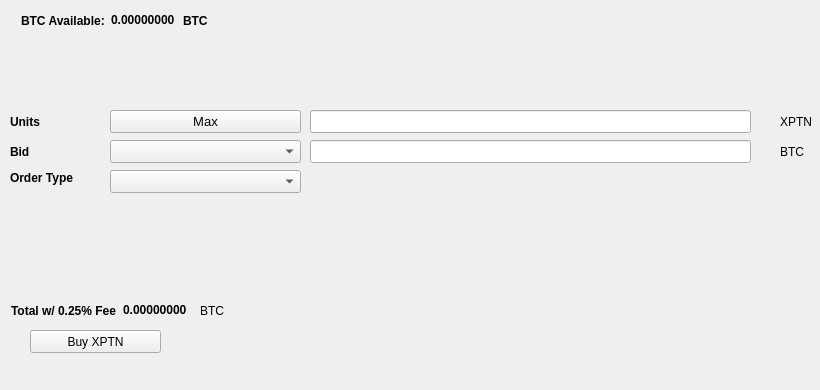
   <widget class="QWidget" name="BuyTab">
    <attribute name="title">
     <string>Buy</string>
    </attribute>
    <widget class="QPushButton" name="BuyXPTN">
     <property name="geometry">
      <rect>
       <x>30</x>
       <y>330</y>
       <width>131</width>
       <height>23</height>
      </rect>
     </property>
     <property name="text">
      <string>Buy XPTN</string>
     </property>
     <property name="icon">
      <iconset resource="../putin.qrc">
       <normaloff>:/icons/bitcoin</normaloff>:/icons/bitcoin</iconset>
     </property>
    </widget>
    <widget class="QLabel" name="label_3">
     <property name="geometry">
      <rect>
       <x>10</x>
       <y>110</y>
       <width>46</width>
       <height>23</height>
      </rect>
     </property>
     <property name="font">
      <font>
       <weight>75</weight>
       <bold>true</bold>
      </font>
     </property>
     <property name="text">
      <string>Units</string>
     </property>
    </widget>
    <widget class="QLineEdit" name="UnitsInput">
     <property name="geometry">
      <rect>
       <x>310</x>
       <y>110</y>
       <width>441</width>
       <height>23</height>
      </rect>
     </property>
     <property name="font">
      <font>
       <pointsize>9</pointsize>
       <weight>75</weight>
       <bold>true</bold>
      </font>
     </property>
    </widget>
    <widget class="QLineEdit" name="BuyBidPriceEdit">
     <property name="geometry">
      <rect>
       <x>310</x>
       <y>140</y>
       <width>441</width>
       <height>23</height>
      </rect>
     </property>
     <property name="font">
      <font>
       <pointsize>9</pointsize>
       <weight>75</weight>
       <bold>true</bold>
      </font>
     </property>
    </widget>
    <widget class="QLabel" name="label_4">
     <property name="geometry">
      <rect>
       <x>780</x>
       <y>110</y>
       <width>31</width>
       <height>23</height>
      </rect>
     </property>
     <property name="text">
      <string>XPTN</string>
     </property>
    </widget>
    <widget class="QLabel" name="label_5">
     <property name="geometry">
      <rect>
       <x>780</x>
       <y>140</y>
       <width>31</width>
       <height>23</height>
      </rect>
     </property>
     <property name="text">
      <string>BTC</string>
     </property>
    </widget>
    <widget class="QLabel" name="label_6">
     <property name="geometry">
      <rect>
       <x>10</x>
       <y>140</y>
       <width>46</width>
       <height>23</height>
      </rect>
     </property>
     <property name="font">
      <font>
       <weight>75</weight>
       <bold>true</bold>
      </font>
     </property>
     <property name="text">
      <string>Bid</string>
     </property>
    </widget>
    <widget class="QLabel" name="label_7">
     <property name="geometry">
      <rect>
       <x>10</x>
       <y>170</y>
       <width>91</width>
       <height>16</height>
      </rect>
     </property>
     <property name="font">
      <font>
       <weight>75</weight>
       <bold>true</bold>
      </font>
     </property>
     <property name="text">
      <string>Order Type</string>
     </property>
    </widget>
    <widget class="QPushButton" name="Buy_Max_Amount">
     <property name="geometry">
      <rect>
       <x>110</x>
       <y>110</y>
       <width>191</width>
       <height>23</height>
      </rect>
     </property>
     <property name="font">
      <font>
       <pointsize>10</pointsize>
      </font>
     </property>
     <property name="text">
      <string>Max</string>
     </property>
    </widget>
    <widget class="QComboBox" name="BuyBidcomboBox">
     <property name="geometry">
      <rect>
       <x>110</x>
       <y>140</y>
       <width>191</width>
       <height>23</height>
      </rect>
     </property>
     <property name="font">
      <font>
       <pointsize>10</pointsize>
      </font>
     </property>
    </widget>
    <widget class="QComboBox" name="buyOrdertypeCombo">
     <property name="geometry">
      <rect>
       <x>110</x>
       <y>170</y>
       <width>191</width>
       <height>23</height>
      </rect>
     </property>
     <property name="font">
      <font>
       <pointsize>10</pointsize>
      </font>
     </property>
    </widget>
    <widget class="QWidget" name="layoutWidget1">
     <property name="geometry">
      <rect>
       <x>21</x>
       <y>11</y>
       <width>227</width>
       <height>19</height>
      </rect>
     </property>
     <layout class="QHBoxLayout" name="horizontalLayout_3">
      <item>
       <widget class="QLabel" name="label232">
        <property name="font">
         <font>
          <weight>75</weight>
          <bold>true</bold>
         </font>
        </property>
        <property name="text">
         <string>BTC Available:</string>
        </property>
       </widget>
      </item>
      <item>
       <widget class="QLabel" name="BtcAvailableLbl">
        <property name="palette">
         <palette>
          <active>
           <colorrole role="WindowText">
            <brush brushstyle="SolidPattern">
             <color alpha="255">
              <red>0</red>
              <green>0</green>
              <blue>0</blue>
             </color>
            </brush>
           </colorrole>
           <colorrole role="Button">
            <brush brushstyle="SolidPattern">
             <color alpha="255">
              <red>0</red>
              <green>170</green>
              <blue>0</blue>
             </color>
            </brush>
           </colorrole>
           <colorrole role="Light">
            <brush brushstyle="SolidPattern">
             <color alpha="255">
              <red>0</red>
              <green>255</green>
              <blue>0</blue>
             </color>
            </brush>
           </colorrole>
           <colorrole role="Midlight">
            <brush brushstyle="SolidPattern">
             <color alpha="255">
              <red>0</red>
              <green>212</green>
              <blue>0</blue>
             </color>
            </brush>
           </colorrole>
           <colorrole role="Dark">
            <brush brushstyle="SolidPattern">
             <color alpha="255">
              <red>0</red>
              <green>85</green>
              <blue>0</blue>
             </color>
            </brush>
           </colorrole>
           <colorrole role="Mid">
            <brush brushstyle="SolidPattern">
             <color alpha="255">
              <red>0</red>
              <green>113</green>
              <blue>0</blue>
             </color>
            </brush>
           </colorrole>
           <colorrole role="Text">
            <brush brushstyle="SolidPattern">
             <color alpha="255">
              <red>0</red>
              <green>170</green>
              <blue>0</blue>
             </color>
            </brush>
           </colorrole>
           <colorrole role="BrightText">
            <brush brushstyle="SolidPattern">
             <color alpha="255">
              <red>255</red>
              <green>255</green>
              <blue>255</blue>
             </color>
            </brush>
           </colorrole>
           <colorrole role="ButtonText">
            <brush brushstyle="SolidPattern">
             <color alpha="255">
              <red>0</red>
              <green>0</green>
              <blue>0</blue>
             </color>
            </brush>
           </colorrole>
           <colorrole role="Base">
            <brush brushstyle="SolidPattern">
             <color alpha="255">
              <red>255</red>
              <green>255</green>
              <blue>255</blue>
             </color>
            </brush>
           </colorrole>
           <colorrole role="Window">
            <brush brushstyle="SolidPattern">
             <color alpha="255">
              <red>0</red>
              <green>170</green>
              <blue>0</blue>
             </color>
            </brush>
           </colorrole>
           <colorrole role="Shadow">
            <brush brushstyle="SolidPattern">
             <color alpha="255">
              <red>0</red>
              <green>0</green>
              <blue>0</blue>
             </color>
            </brush>
           </colorrole>
           <colorrole role="AlternateBase">
            <brush brushstyle="SolidPattern">
             <color alpha="255">
              <red>127</red>
              <green>212</green>
              <blue>127</blue>
             </color>
            </brush>
           </colorrole>
           <colorrole role="ToolTipBase">
            <brush brushstyle="SolidPattern">
             <color alpha="255">
              <red>255</red>
              <green>255</green>
              <blue>220</blue>
             </color>
            </brush>
           </colorrole>
           <colorrole role="ToolTipText">
            <brush brushstyle="SolidPattern">
             <color alpha="255">
              <red>0</red>
              <green>0</green>
              <blue>0</blue>
             </color>
            </brush>
           </colorrole>
          </active>
          <inactive>
           <colorrole role="WindowText">
            <brush brushstyle="SolidPattern">
             <color alpha="255">
              <red>0</red>
              <green>0</green>
              <blue>0</blue>
             </color>
            </brush>
           </colorrole>
           <colorrole role="Button">
            <brush brushstyle="SolidPattern">
             <color alpha="255">
              <red>0</red>
              <green>170</green>
              <blue>0</blue>
             </color>
            </brush>
           </colorrole>
           <colorrole role="Light">
            <brush brushstyle="SolidPattern">
             <color alpha="255">
              <red>0</red>
              <green>255</green>
              <blue>0</blue>
             </color>
            </brush>
           </colorrole>
           <colorrole role="Midlight">
            <brush brushstyle="SolidPattern">
             <color alpha="255">
              <red>0</red>
              <green>212</green>
              <blue>0</blue>
             </color>
            </brush>
           </colorrole>
           <colorrole role="Dark">
            <brush brushstyle="SolidPattern">
             <color alpha="255">
              <red>0</red>
              <green>85</green>
              <blue>0</blue>
             </color>
            </brush>
           </colorrole>
           <colorrole role="Mid">
            <brush brushstyle="SolidPattern">
             <color alpha="255">
              <red>0</red>
              <green>113</green>
              <blue>0</blue>
             </color>
            </brush>
           </colorrole>
           <colorrole role="Text">
            <brush brushstyle="SolidPattern">
             <color alpha="255">
              <red>0</red>
              <green>170</green>
              <blue>0</blue>
             </color>
            </brush>
           </colorrole>
           <colorrole role="BrightText">
            <brush brushstyle="SolidPattern">
             <color alpha="255">
              <red>255</red>
              <green>255</green>
              <blue>255</blue>
             </color>
            </brush>
           </colorrole>
           <colorrole role="ButtonText">
            <brush brushstyle="SolidPattern">
             <color alpha="255">
              <red>0</red>
              <green>0</green>
              <blue>0</blue>
             </color>
            </brush>
           </colorrole>
           <colorrole role="Base">
            <brush brushstyle="SolidPattern">
             <color alpha="255">
              <red>255</red>
              <green>255</green>
              <blue>255</blue>
             </color>
            </brush>
           </colorrole>
           <colorrole role="Window">
            <brush brushstyle="SolidPattern">
             <color alpha="255">
              <red>0</red>
              <green>170</green>
              <blue>0</blue>
             </color>
            </brush>
           </colorrole>
           <colorrole role="Shadow">
            <brush brushstyle="SolidPattern">
             <color alpha="255">
              <red>0</red>
              <green>0</green>
              <blue>0</blue>
             </color>
            </brush>
           </colorrole>
           <colorrole role="AlternateBase">
            <brush brushstyle="SolidPattern">
             <color alpha="255">
              <red>127</red>
              <green>212</green>
              <blue>127</blue>
             </color>
            </brush>
           </colorrole>
           <colorrole role="ToolTipBase">
            <brush brushstyle="SolidPattern">
             <color alpha="255">
              <red>255</red>
              <green>255</green>
              <blue>220</blue>
             </color>
            </brush>
           </colorrole>
           <colorrole role="ToolTipText">
            <brush brushstyle="SolidPattern">
             <color alpha="255">
              <red>0</red>
              <green>0</green>
              <blue>0</blue>
             </color>
            </brush>
           </colorrole>
          </inactive>
          <disabled>
           <colorrole role="WindowText">
            <brush brushstyle="SolidPattern">
             <color alpha="255">
              <red>0</red>
              <green>85</green>
              <blue>0</blue>
             </color>
            </brush>
           </colorrole>
           <colorrole role="Button">
            <brush brushstyle="SolidPattern">
             <color alpha="255">
              <red>0</red>
              <green>170</green>
              <blue>0</blue>
             </color>
            </brush>
           </colorrole>
           <colorrole role="Light">
            <brush brushstyle="SolidPattern">
             <color alpha="255">
              <red>0</red>
              <green>255</green>
              <blue>0</blue>
             </color>
            </brush>
           </colorrole>
           <colorrole role="Midlight">
            <brush brushstyle="SolidPattern">
             <color alpha="255">
              <red>0</red>
              <green>212</green>
              <blue>0</blue>
             </color>
            </brush>
           </colorrole>
           <colorrole role="Dark">
            <brush brushstyle="SolidPattern">
             <color alpha="255">
              <red>0</red>
              <green>85</green>
              <blue>0</blue>
             </color>
            </brush>
           </colorrole>
           <colorrole role="Mid">
            <brush brushstyle="SolidPattern">
             <color alpha="255">
              <red>0</red>
              <green>113</green>
              <blue>0</blue>
             </color>
            </brush>
           </colorrole>
           <colorrole role="Text">
            <brush brushstyle="SolidPattern">
             <color alpha="255">
              <red>0</red>
              <green>85</green>
              <blue>0</blue>
             </color>
            </brush>
           </colorrole>
           <colorrole role="BrightText">
            <brush brushstyle="SolidPattern">
             <color alpha="255">
              <red>255</red>
              <green>255</green>
              <blue>255</blue>
             </color>
            </brush>
           </colorrole>
           <colorrole role="ButtonText">
            <brush brushstyle="SolidPattern">
             <color alpha="255">
              <red>0</red>
              <green>85</green>
              <blue>0</blue>
             </color>
            </brush>
           </colorrole>
           <colorrole role="Base">
            <brush brushstyle="SolidPattern">
             <color alpha="255">
              <red>0</red>
              <green>170</green>
              <blue>0</blue>
             </color>
            </brush>
           </colorrole>
           <colorrole role="Window">
            <brush brushstyle="SolidPattern">
             <color alpha="255">
              <red>0</red>
              <green>170</green>
              <blue>0</blue>
             </color>
            </brush>
           </colorrole>
           <colorrole role="Shadow">
            <brush brushstyle="SolidPattern">
             <color alpha="255">
              <red>0</red>
              <green>0</green>
              <blue>0</blue>
             </color>
            </brush>
           </colorrole>
           <colorrole role="AlternateBase">
            <brush brushstyle="SolidPattern">
             <color alpha="255">
              <red>0</red>
              <green>170</green>
              <blue>0</blue>
             </color>
            </brush>
           </colorrole>
           <colorrole role="ToolTipBase">
            <brush brushstyle="SolidPattern">
             <color alpha="255">
              <red>255</red>
              <green>255</green>
              <blue>220</blue>
             </color>
            </brush>
           </colorrole>
           <colorrole role="ToolTipText">
            <brush brushstyle="SolidPattern">
             <color alpha="255">
              <red>0</red>
              <green>0</green>
              <blue>0</blue>
             </color>
            </brush>
           </colorrole>
          </disabled>
         </palette>
        </property>
        <property name="font">
         <font>
          <weight>75</weight>
          <bold>true</bold>
         </font>
        </property>
        <property name="text">
         <string>0.00000000</string>
        </property>
        <property name="textInteractionFlags">
         <set>Qt::LinksAccessibleByMouse|Qt::TextSelectableByKeyboard|Qt::TextSelectableByMouse</set>
        </property>
       </widget>
      </item>
      <item>
       <widget class="QLabel" name="BtcAvailableLbl_2">
        <property name="font">
         <font>
          <weight>75</weight>
          <bold>true</bold>
         </font>
        </property>
        <property name="text">
         <string>BTC</string>
        </property>
       </widget>
      </item>
     </layout>
    </widget>
    <widget class="QWidget" name="layoutWidge2">
     <property name="geometry">
      <rect>
       <x>11</x>
       <y>301</y>
       <width>259</width>
       <height>19</height>
      </rect>
     </property>
     <layout class="QHBoxLayout" name="horizontalLayout_4">
      <item>
       <widget class="QLabel" name="label_9">
        <property name="font">
         <font>
          <weight>75</weight>
          <bold>true</bold>
         </font>
        </property>
        <property name="text">
         <string>Total w/ 0.25% Fee</string>
        </property>
       </widget>
      </item>
      <item>
       <widget class="QLabel" name="BuyCostLabel">
        <property name="palette">
         <palette>
          <active>
           <colorrole role="WindowText">
            <brush brushstyle="SolidPattern">
             <color alpha="255">
              <red>0</red>
              <green>0</green>
              <blue>0</blue>
             </color>
            </brush>
           </colorrole>
           <colorrole role="Button">
            <brush brushstyle="SolidPattern">
             <color alpha="255">
              <red>0</red>
              <green>170</green>
              <blue>0</blue>
             </color>
            </brush>
           </colorrole>
           <colorrole role="Light">
            <brush brushstyle="SolidPattern">
             <color alpha="255">
              <red>0</red>
              <green>255</green>
              <blue>0</blue>
             </color>
            </brush>
           </colorrole>
           <colorrole role="Midlight">
            <brush brushstyle="SolidPattern">
             <color alpha="255">
              <red>0</red>
              <green>212</green>
              <blue>0</blue>
             </color>
            </brush>
           </colorrole>
           <colorrole role="Dark">
            <brush brushstyle="SolidPattern">
             <color alpha="255">
              <red>0</red>
              <green>85</green>
              <blue>0</blue>
             </color>
            </brush>
           </colorrole>
           <colorrole role="Mid">
            <brush brushstyle="SolidPattern">
             <color alpha="255">
              <red>0</red>
              <green>113</green>
              <blue>0</blue>
             </color>
            </brush>
           </colorrole>
           <colorrole role="Text">
            <brush brushstyle="SolidPattern">
             <color alpha="255">
              <red>0</red>
              <green>170</green>
              <blue>0</blue>
             </color>
            </brush>
           </colorrole>
           <colorrole role="BrightText">
            <brush brushstyle="SolidPattern">
             <color alpha="255">
              <red>255</red>
              <green>255</green>
              <blue>255</blue>
             </color>
            </brush>
           </colorrole>
           <colorrole role="ButtonText">
            <brush brushstyle="SolidPattern">
             <color alpha="255">
              <red>0</red>
              <green>0</green>
              <blue>0</blue>
             </color>
            </brush>
           </colorrole>
           <colorrole role="Base">
            <brush brushstyle="SolidPattern">
             <color alpha="255">
              <red>255</red>
              <green>255</green>
              <blue>255</blue>
             </color>
            </brush>
           </colorrole>
           <colorrole role="Window">
            <brush brushstyle="SolidPattern">
             <color alpha="255">
              <red>0</red>
              <green>170</green>
              <blue>0</blue>
             </color>
            </brush>
           </colorrole>
           <colorrole role="Shadow">
            <brush brushstyle="SolidPattern">
             <color alpha="255">
              <red>0</red>
              <green>0</green>
              <blue>0</blue>
             </color>
            </brush>
           </colorrole>
           <colorrole role="AlternateBase">
            <brush brushstyle="SolidPattern">
             <color alpha="255">
              <red>127</red>
              <green>212</green>
              <blue>127</blue>
             </color>
            </brush>
           </colorrole>
           <colorrole role="ToolTipBase">
            <brush brushstyle="SolidPattern">
             <color alpha="255">
              <red>255</red>
              <green>255</green>
              <blue>220</blue>
             </color>
            </brush>
           </colorrole>
           <colorrole role="ToolTipText">
            <brush brushstyle="SolidPattern">
             <color alpha="255">
              <red>0</red>
              <green>0</green>
              <blue>0</blue>
             </color>
            </brush>
           </colorrole>
          </active>
          <inactive>
           <colorrole role="WindowText">
            <brush brushstyle="SolidPattern">
             <color alpha="255">
              <red>0</red>
              <green>0</green>
              <blue>0</blue>
             </color>
            </brush>
           </colorrole>
           <colorrole role="Button">
            <brush brushstyle="SolidPattern">
             <color alpha="255">
              <red>0</red>
              <green>170</green>
              <blue>0</blue>
             </color>
            </brush>
           </colorrole>
           <colorrole role="Light">
            <brush brushstyle="SolidPattern">
             <color alpha="255">
              <red>0</red>
              <green>255</green>
              <blue>0</blue>
             </color>
            </brush>
           </colorrole>
           <colorrole role="Midlight">
            <brush brushstyle="SolidPattern">
             <color alpha="255">
              <red>0</red>
              <green>212</green>
              <blue>0</blue>
             </color>
            </brush>
           </colorrole>
           <colorrole role="Dark">
            <brush brushstyle="SolidPattern">
             <color alpha="255">
              <red>0</red>
              <green>85</green>
              <blue>0</blue>
             </color>
            </brush>
           </colorrole>
           <colorrole role="Mid">
            <brush brushstyle="SolidPattern">
             <color alpha="255">
              <red>0</red>
              <green>113</green>
              <blue>0</blue>
             </color>
            </brush>
           </colorrole>
           <colorrole role="Text">
            <brush brushstyle="SolidPattern">
             <color alpha="255">
              <red>0</red>
              <green>170</green>
              <blue>0</blue>
             </color>
            </brush>
           </colorrole>
           <colorrole role="BrightText">
            <brush brushstyle="SolidPattern">
             <color alpha="255">
              <red>255</red>
              <green>255</green>
              <blue>255</blue>
             </color>
            </brush>
           </colorrole>
           <colorrole role="ButtonText">
            <brush brushstyle="SolidPattern">
             <color alpha="255">
              <red>0</red>
              <green>0</green>
              <blue>0</blue>
             </color>
            </brush>
           </colorrole>
           <colorrole role="Base">
            <brush brushstyle="SolidPattern">
             <color alpha="255">
              <red>255</red>
              <green>255</green>
              <blue>255</blue>
             </color>
            </brush>
           </colorrole>
           <colorrole role="Window">
            <brush brushstyle="SolidPattern">
             <color alpha="255">
              <red>0</red>
              <green>170</green>
              <blue>0</blue>
             </color>
            </brush>
           </colorrole>
           <colorrole role="Shadow">
            <brush brushstyle="SolidPattern">
             <color alpha="255">
              <red>0</red>
              <green>0</green>
              <blue>0</blue>
             </color>
            </brush>
           </colorrole>
           <colorrole role="AlternateBase">
            <brush brushstyle="SolidPattern">
             <color alpha="255">
              <red>127</red>
              <green>212</green>
              <blue>127</blue>
             </color>
            </brush>
           </colorrole>
           <colorrole role="ToolTipBase">
            <brush brushstyle="SolidPattern">
             <color alpha="255">
              <red>255</red>
              <green>255</green>
              <blue>220</blue>
             </color>
            </brush>
           </colorrole>
           <colorrole role="ToolTipText">
            <brush brushstyle="SolidPattern">
             <color alpha="255">
              <red>0</red>
              <green>0</green>
              <blue>0</blue>
             </color>
            </brush>
           </colorrole>
          </inactive>
          <disabled>
           <colorrole role="WindowText">
            <brush brushstyle="SolidPattern">
             <color alpha="255">
              <red>0</red>
              <green>85</green>
              <blue>0</blue>
             </color>
            </brush>
           </colorrole>
           <colorrole role="Button">
            <brush brushstyle="SolidPattern">
             <color alpha="255">
              <red>0</red>
              <green>170</green>
              <blue>0</blue>
             </color>
            </brush>
           </colorrole>
           <colorrole role="Light">
            <brush brushstyle="SolidPattern">
             <color alpha="255">
              <red>0</red>
              <green>255</green>
              <blue>0</blue>
             </color>
            </brush>
           </colorrole>
           <colorrole role="Midlight">
            <brush brushstyle="SolidPattern">
             <color alpha="255">
              <red>0</red>
              <green>212</green>
              <blue>0</blue>
             </color>
            </brush>
           </colorrole>
           <colorrole role="Dark">
            <brush brushstyle="SolidPattern">
             <color alpha="255">
              <red>0</red>
              <green>85</green>
              <blue>0</blue>
             </color>
            </brush>
           </colorrole>
           <colorrole role="Mid">
            <brush brushstyle="SolidPattern">
             <color alpha="255">
              <red>0</red>
              <green>113</green>
              <blue>0</blue>
             </color>
            </brush>
           </colorrole>
           <colorrole role="Text">
            <brush brushstyle="SolidPattern">
             <color alpha="255">
              <red>0</red>
              <green>85</green>
              <blue>0</blue>
             </color>
            </brush>
           </colorrole>
           <colorrole role="BrightText">
            <brush brushstyle="SolidPattern">
             <color alpha="255">
              <red>255</red>
              <green>255</green>
              <blue>255</blue>
             </color>
            </brush>
           </colorrole>
           <colorrole role="ButtonText">
            <brush brushstyle="SolidPattern">
             <color alpha="255">
              <red>0</red>
              <green>85</green>
              <blue>0</blue>
             </color>
            </brush>
           </colorrole>
           <colorrole role="Base">
            <brush brushstyle="SolidPattern">
             <color alpha="255">
              <red>0</red>
              <green>170</green>
              <blue>0</blue>
             </color>
            </brush>
           </colorrole>
           <colorrole role="Window">
            <brush brushstyle="SolidPattern">
             <color alpha="255">
              <red>0</red>
              <green>170</green>
              <blue>0</blue>
             </color>
            </brush>
           </colorrole>
           <colorrole role="Shadow">
            <brush brushstyle="SolidPattern">
             <color alpha="255">
              <red>0</red>
              <green>0</green>
              <blue>0</blue>
             </color>
            </brush>
           </colorrole>
           <colorrole role="AlternateBase">
            <brush brushstyle="SolidPattern">
             <color alpha="255">
              <red>0</red>
              <green>170</green>
              <blue>0</blue>
             </color>
            </brush>
           </colorrole>
           <colorrole role="ToolTipBase">
            <brush brushstyle="SolidPattern">
             <color alpha="255">
              <red>255</red>
              <green>255</green>
              <blue>220</blue>
             </color>
            </brush>
           </colorrole>
           <colorrole role="ToolTipText">
            <brush brushstyle="SolidPattern">
             <color alpha="255">
              <red>0</red>
              <green>0</green>
              <blue>0</blue>
             </color>
            </brush>
           </colorrole>
          </disabled>
         </palette>
        </property>
        <property name="font">
         <font>
          <weight>75</weight>
          <bold>true</bold>
         </font>
        </property>
        <property name="autoFillBackground">
         <bool>false</bool>
        </property>
        <property name="text">
         <string>0.00000000</string>
        </property>
        <property name="textInteractionFlags">
         <set>Qt::LinksAccessibleByMouse|Qt::TextSelectableByMouse</set>
        </property>
       </widget>
      </item>
      <item>
       <widget class="QLabel" name="label_10">
        <property name="font">
         <font>
          <weight>50</weight>
          <bold>false</bold>
         </font>
        </property>
        <property name="text">
         <string>BTC</string>
        </property>
       </widget>
      </item>
     </layout>
    </widget>
    <widget class="QLabel" name="label_24">
     <property name="geometry">
      <rect>
       <x>460</x>
       <y>300</y>
       <width>281</width>
       <height>81</height>
      </rect>
     </property>
     <property name="text">
      <string/>
     </property>
     <property name="pixmap">
      <pixmap>:/images/bittrex</pixmap>
     </property>
    </widget>
   </widget>
